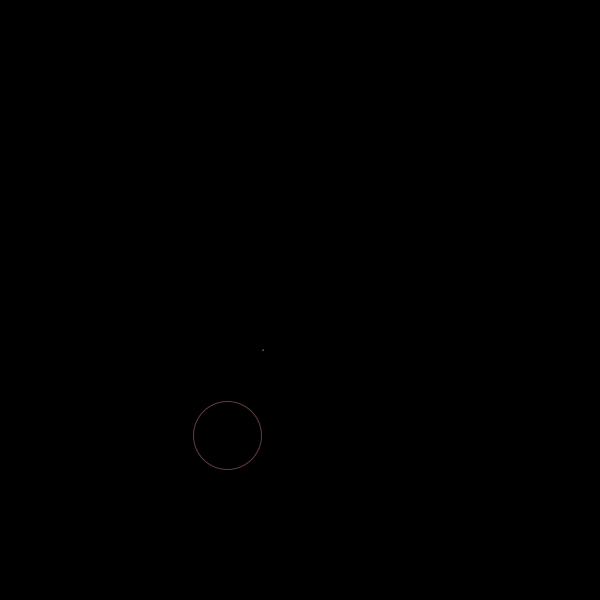
Frame 1 (no input)
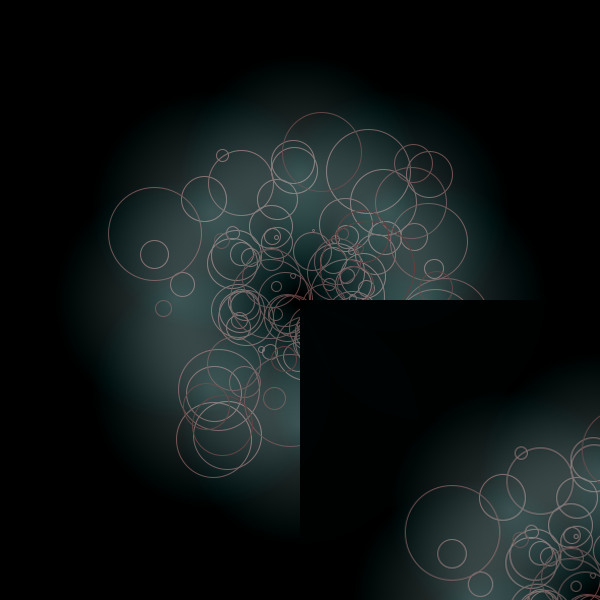
Frame 60 (the mouse pressed at the canvas centre just before this capture)
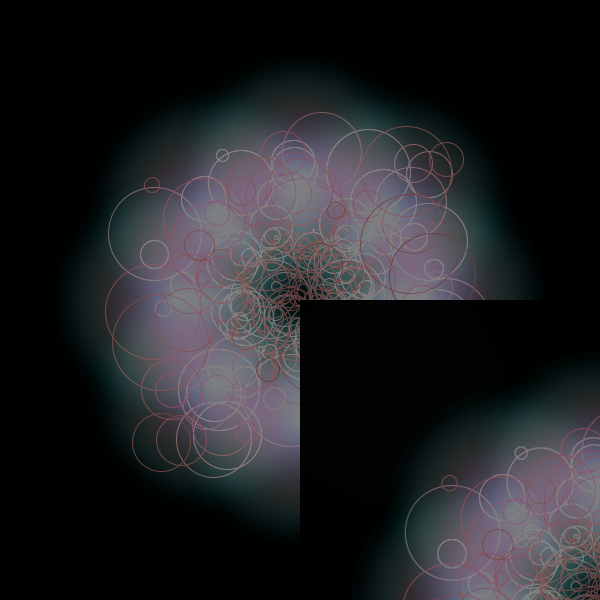
Frame 120 (the mouse held since frame 60 and released just before this capture)

The Processing sketch that drew these frames (run headless with seeded random() and noise(); from frame 60 on, the mouse is pressed at the canvas centre):

// Processing sketch: processing_53216
// ── processing_53216.pde


float theColor = 0;
float theOtherColor = 0;
float h = 0;
float qwer = 0;
float rot = 0;

void setup () {
  size(600,600);
  background(0);
  stroke(0);
  fill(255, 10);
  smooth ();
  colorMode (HSB);
  frameRate (18);
}





void draw () {



  
  
  translate (width/2, height/2);
  //for (int i = 0; i<64; i++) {
  // rotate (PI/2 + 1/2);

  int diam = (int) random (10, 100);


  stroke(0);

  stroke ( theOtherColor, 99, 99);
  noFill ();
  ellipse (random (-150, 150), random (-150, 150), diam, diam);
  stroke (theColor, 99, 99);
  ellipse (random (-70, 70), random (-70, 70), diam - 69, diam - 69);

  //theColor = theColor + .2;
  theOtherColor = theOtherColor - .2;

  if (theOtherColor <= 0) {

    theOtherColor = 359;
  }

  if ( theColor >= 359) {

    theColor = 0;
  }
  //}
  copy(5, 5, width -10, height -10, 0, 0, width, height);
  
    for (int i=0; i<8; i++) {
    rotate (PI/4);
    noStroke ();
    fill (h, h+3, 255, 1);
    ellipse (125, 0, qwer, qwer);
    h = h+.3;
    qwer = qwer + .5;
    
  }
  if (h >= 255) {
    h = 0;
  }
  if (qwer >= 250){
   qwer = 0; 
  }
  
 
  
}
